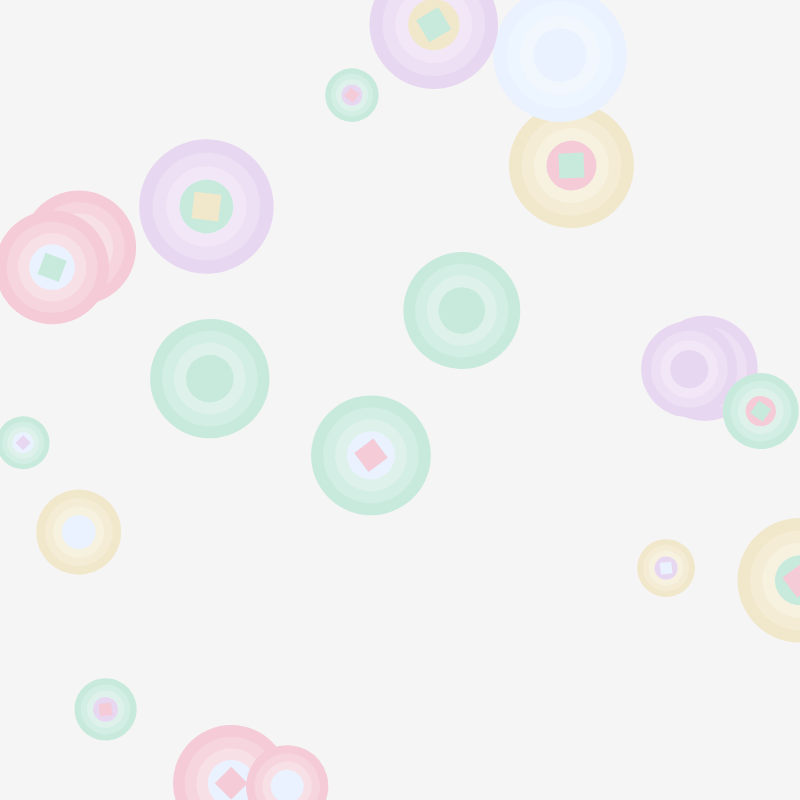
Frame 1 (no input)
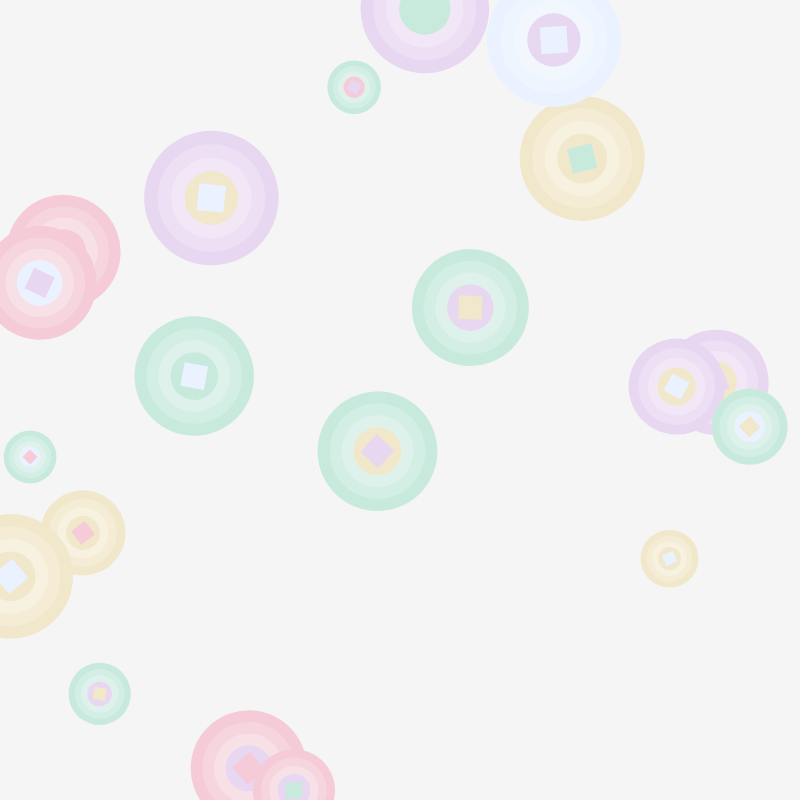
Frame 60 (no input)
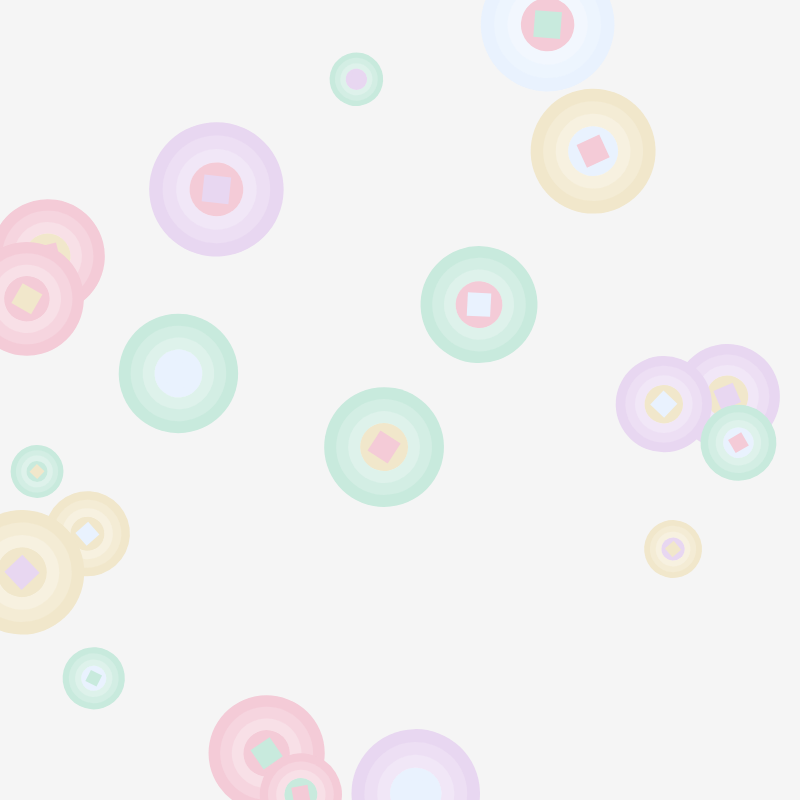
Frame 120 (the mouse pressed at the canvas centre since frame 60)

The p5.js sketch that drew these frames (run headless with seeded random() and noise() and a simulated clock; from frame 60 on, the mouse is pressed at the canvas centre):

// p5.js sketch
// ── sketch.js
let shapes = [];
function setup() {
  createCanvas(800, 800);
  noStroke();
  // generate initial shapes
  for (let i = 0; i < 20; i++) {
    shapes.push({
      x: random(width),
      y: random(height),
      size: random(50, 150),
      color: randomColor(),
      speedX: random(-0.3, 0.3), // reduced speed for slower motion
      speedY: random(-0.3, 0.3),
      rotation: random(TWO_PI),
      rotationSpeed: random(-0.005, 0.005) // slower rotation
    });
  }
}
function draw() {
  background(245, 245, 245);
  for (let shape of shapes) {
    drawKlintShape(shape);
    updateShape(shape);
  }
}
function drawKlintShape(shape) {
  push();
  translate(shape.x, shape.y);
  rotate(shape.rotation);
  // draw layered pastel shapes
  for (let i = 0; i < 5; i++) {
    fill(lerpColor(color(shape.color), color(255), i / 5));
    ellipse(0, 0, shape.size * (1 - i * 0.2));
  }
  // add symbolic inner elements
  fill(randomColor());
  ellipse(0, 0, shape.size * 0.4);
  fill(randomColor());
  rectMode(CENTER);
  rect(0, 0, shape.size * 0.2, shape.size * 0.2);
  pop();
}
function updateShape(shape) {
  // move shapes
  shape.x += shape.speedX;
  shape.y += shape.speedY;
  // wrap around screen edges
  if (shape.x > width) shape.x = 0;
  if (shape.x < 0) shape.x = width;
  if (shape.y > height) shape.y = 0;
  if (shape.y < 0) shape.y = height;
  // rotate shapes
  shape.rotation += shape.rotationSpeed;
}
function randomColor() {
  const palette = [
    color(232, 215, 241), // pastel lavender
    color(241, 231, 203), // pastel yellow
    color(244, 203, 215), // soft pink
    color(200, 234, 221), // mint green
    color(233, 242, 254)  // light blue
  ];
  return palette[floor(random(palette.length))];
}
